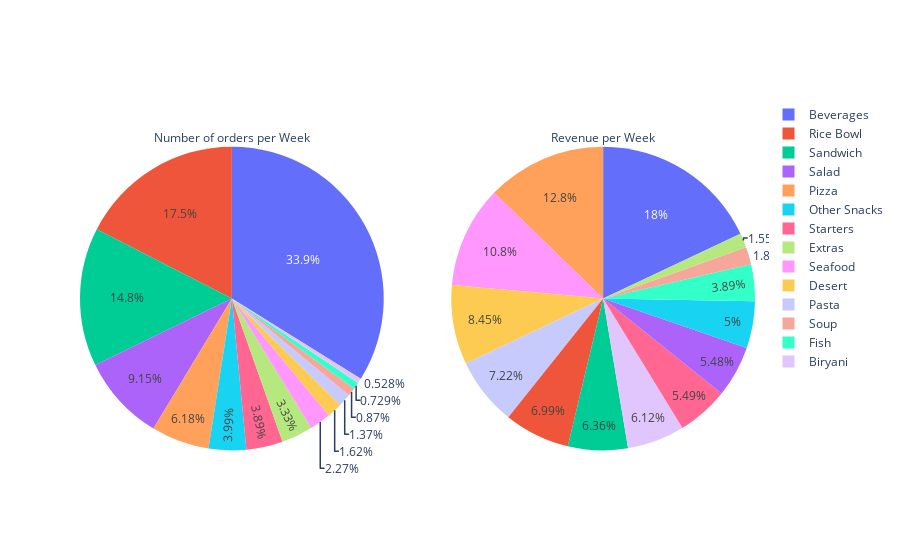

The cell this chart's notebook holds for it:
### Code cell
from plotly.subplots import make_subplots

category_num_orders=df.groupby('category',as_index=False)['num_orders'].sum() #group num_orders by week
 
grouped_df=df.groupby('category',as_index=False) #group num_orders by week
category_revenue=grouped_df['checkout_price'].sum() 

fig = make_subplots(rows=1, cols=2, specs=[[{'type':'domain'}, {'type':'domain'}]])
fig.add_trace(go.Pie(labels=category_num_orders.category, values=category_num_orders.num_orders, title="Number of orders per Week"),1, 1)
fig.add_trace(go.Pie(labels=category_revenue.category, values=category_revenue.checkout_price, title="Revenue per Week"),1, 2)

### Figure 1 — Plotly figure (JSON) as saved in the notebook; plotly's stock layout.template omitted (floating-point values rounded to 4 significant figures)
{"data": [{"domain": {"x": [0, 0.45], "y": [0, 1]}, "labels": ["Beverages", "Biryani", "Desert", "Extras", "Fish", "Other Snacks", "Pasta", "Pizza", "Rice Bowl", "Salad", "Sandwich", "Seafood", "Soup", "Starters"], "title": {"text": "Number of orders per Week"}, "type": "pie", "values": [40480525, 631848, 1940754, 3984979, 871959, 4766293, 1637744, 7383720, 20874063, 10944336, 17636782, 2715714, 1039646, 4649122]}, {"domain": {"x": [0.55, 1], "y": [0, 1]}, "labels": ["Beverages", "Biryani", "Desert", "Extras", "Fish", "Other Snacks", "Pasta", "Pizza", "Rice Bowl", "Salad", "Sandwich", "Seafood", "Soup", "Starters"], "title": {"text": "Revenue per Week"}, "type": "pie", "values": [27270000.0, 9285000.0, 12820000.0, 2349000.0, 5898000.0, 7584000.0, 10960000.0, 19350000.0, 10610000.0, 8309000.0, 9654000.0, 16430000.0, 2826000.0, 8332000.0]}], "layout": {}}
